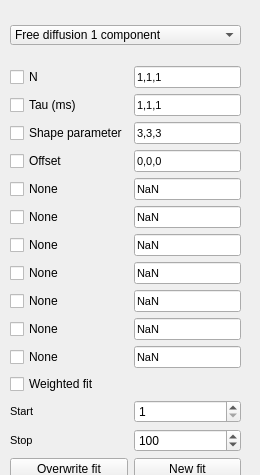
  <widget class="QDockWidget" name="dockWidget_4">
   <property name="enabled">
    <bool>true</bool>
   </property>
   <property name="sizePolicy">
    <sizepolicy hsizetype="Preferred" vsizetype="Maximum">
     <horstretch>0</horstretch>
     <verstretch>0</verstretch>
    </sizepolicy>
   </property>
   <property name="minimumSize">
    <size>
     <width>260</width>
     <height>475</height>
    </size>
   </property>
   <property name="features">
    <set>QDockWidget::DockWidgetFloatable|QDockWidget::DockWidgetMovable</set>
   </property>
   <property name="windowTitle">
    <string>Fit analysis</string>
   </property>
   <attribute name="dockWidgetArea">
    <number>2</number>
   </attribute>
   <widget class="QWidget" name="dockWidgetContents_4">
    <property name="minimumSize">
     <size>
      <width>0</width>
      <height>450</height>
     </size>
    </property>
    <widget class="QWidget" name="verticalLayoutWidget_4">
     <property name="geometry">
      <rect>
       <x>10</x>
       <y>10</y>
       <width>231</width>
       <height>487</height>
      </rect>
     </property>
     <layout class="QVBoxLayout" name="verticalLayout_8" stretch="0,0">
      <item>
       <widget class="QComboBox" name="fitModel_dropdown">
        <property name="sizePolicy">
         <sizepolicy hsizetype="Preferred" vsizetype="Fixed">
          <horstretch>0</horstretch>
          <verstretch>0</verstretch>
         </sizepolicy>
        </property>
        <property name="maximumSize">
         <size>
          <width>16777215</width>
          <height>20</height>
         </size>
        </property>
        <item>
         <property name="text">
          <string>Free diffusion 1 component</string>
         </property>
        </item>
        <item>
         <property name="text">
          <string>Anomalous diffusion 1 component</string>
         </property>
        </item>
        <item>
         <property name="text">
          <string>Free diffusion circular scanning</string>
         </property>
        </item>
        <item>
         <property name="text">
          <string>Free diffusion 2 components</string>
         </property>
        </item>
        <item>
         <property name="text">
          <string>2 components with afterpulsing</string>
         </property>
        </item>
       </widget>
      </item>
      <item>
       <layout class="QGridLayout" name="gridLayout_9">
        <property name="verticalSpacing">
         <number>6</number>
        </property>
        <item row="2" column="1">
         <widget class="QLineEdit" name="fit2_edit">
          <property name="font">
           <font>
            <pointsize>8</pointsize>
            <weight>50</weight>
            <bold>false</bold>
           </font>
          </property>
          <property name="text">
           <string>3,3,3</string>
          </property>
         </widget>
        </item>
        <item row="8" column="1">
         <widget class="QLineEdit" name="fit8_edit">
          <property name="font">
           <font>
            <pointsize>8</pointsize>
            <weight>50</weight>
            <bold>false</bold>
           </font>
          </property>
          <property name="text">
           <string>NaN</string>
          </property>
         </widget>
        </item>
        <item row="13" column="0">
         <widget class="QLabel" name="fitstop_label">
          <property name="text">
           <string>&lt;html&gt;&lt;head/&gt;&lt;body&gt;&lt;p&gt;&lt;span style=&quot; font-size:8pt;&quot;&gt;Stop&lt;/span&gt;&lt;/p&gt;&lt;/body&gt;&lt;/html&gt;</string>
          </property>
         </widget>
        </item>
        <item row="12" column="0">
         <widget class="QLabel" name="fitstart_label">
          <property name="text">
           <string>&lt;html&gt;&lt;head/&gt;&lt;body&gt;&lt;p&gt;&lt;span style=&quot; font-size:8pt;&quot;&gt;Start&lt;/span&gt;&lt;/p&gt;&lt;/body&gt;&lt;/html&gt;</string>
          </property>
         </widget>
        </item>
        <item row="5" column="0">
         <widget class="QCheckBox" name="fit5_checkBox">
          <property name="text">
           <string>None</string>
          </property>
         </widget>
        </item>
        <item row="0" column="1">
         <widget class="QLineEdit" name="fit0_edit">
          <property name="font">
           <font>
            <pointsize>8</pointsize>
            <weight>50</weight>
            <bold>false</bold>
           </font>
          </property>
          <property name="contextMenuPolicy">
           <enum>Qt::DefaultContextMenu</enum>
          </property>
          <property name="text">
           <string>1,1,1</string>
          </property>
         </widget>
        </item>
        <item row="7" column="1">
         <widget class="QLineEdit" name="fit7_edit">
          <property name="font">
           <font>
            <pointsize>8</pointsize>
            <weight>50</weight>
            <bold>false</bold>
           </font>
          </property>
          <property name="text">
           <string>NaN</string>
          </property>
         </widget>
        </item>
        <item row="14" column="0">
         <widget class="QPushButton" name="overwriteFit_button">
          <property name="text">
           <string>Overwrite fit</string>
          </property>
          <property name="iconSize">
           <size>
            <width>0</width>
            <height>0</height>
           </size>
          </property>
         </widget>
        </item>
        <item row="1" column="1">
         <widget class="QLineEdit" name="fit1_edit">
          <property name="font">
           <font>
            <pointsize>8</pointsize>
            <weight>50</weight>
            <bold>false</bold>
           </font>
          </property>
          <property name="text">
           <string>1,1,1</string>
          </property>
         </widget>
        </item>
        <item row="7" column="0">
         <widget class="QCheckBox" name="fit7_checkBox">
          <property name="text">
           <string>None</string>
          </property>
         </widget>
        </item>
        <item row="5" column="1">
         <widget class="QLineEdit" name="fit5_edit">
          <property name="font">
           <font>
            <pointsize>8</pointsize>
            <weight>50</weight>
            <bold>false</bold>
           </font>
          </property>
          <property name="text">
           <string>NaN</string>
          </property>
         </widget>
        </item>
        <item row="14" column="1">
         <widget class="QPushButton" name="newFit_button">
          <property name="text">
           <string>New fit</string>
          </property>
         </widget>
        </item>
        <item row="6" column="0">
         <widget class="QCheckBox" name="fit6_checkBox">
          <property name="text">
           <string>None</string>
          </property>
         </widget>
        </item>
        <item row="8" column="0">
         <widget class="QCheckBox" name="fit8_checkBox">
          <property name="text">
           <string>None</string>
          </property>
         </widget>
        </item>
        <item row="4" column="1">
         <widget class="QLineEdit" name="fit4_edit">
          <property name="font">
           <font>
            <pointsize>8</pointsize>
            <weight>50</weight>
            <bold>false</bold>
           </font>
          </property>
          <property name="text">
           <string>NaN</string>
          </property>
         </widget>
        </item>
        <item row="3" column="1">
         <widget class="QLineEdit" name="fit3_edit">
          <property name="font">
           <font>
            <pointsize>8</pointsize>
            <weight>50</weight>
            <bold>false</bold>
           </font>
          </property>
          <property name="text">
           <string>0,0,0</string>
          </property>
         </widget>
        </item>
        <item row="4" column="0">
         <widget class="QCheckBox" name="fit4_checkBox">
          <property name="text">
           <string>None</string>
          </property>
         </widget>
        </item>
        <item row="6" column="1">
         <widget class="QLineEdit" name="fit6_edit">
          <property name="font">
           <font>
            <pointsize>8</pointsize>
            <weight>50</weight>
            <bold>false</bold>
           </font>
          </property>
          <property name="text">
           <string>NaN</string>
          </property>
         </widget>
        </item>
        <item row="9" column="1">
         <widget class="QLineEdit" name="fit9_edit">
          <property name="font">
           <font>
            <pointsize>8</pointsize>
            <weight>50</weight>
            <bold>false</bold>
           </font>
          </property>
          <property name="text">
           <string>NaN</string>
          </property>
         </widget>
        </item>
        <item row="9" column="0">
         <widget class="QCheckBox" name="fit9_checkBox">
          <property name="text">
           <string>None</string>
          </property>
         </widget>
        </item>
        <item row="10" column="0">
         <widget class="QCheckBox" name="fit10_checkBox">
          <property name="text">
           <string>None</string>
          </property>
         </widget>
        </item>
        <item row="10" column="1">
         <widget class="QLineEdit" name="fit10_edit">
          <property name="font">
           <font>
            <pointsize>8</pointsize>
            <weight>50</weight>
            <bold>false</bold>
           </font>
          </property>
          <property name="text">
           <string>NaN</string>
          </property>
         </widget>
        </item>
        <item row="1" column="0">
         <widget class="QCheckBox" name="fit1_checkBox">
          <property name="text">
           <string>Tau (ms)</string>
          </property>
         </widget>
        </item>
        <item row="12" column="1">
         <widget class="QSpinBox" name="fitstart_spinBox">
          <property name="minimum">
           <number>1</number>
          </property>
          <property name="maximum">
           <number>999</number>
          </property>
         </widget>
        </item>
        <item row="13" column="1">
         <widget class="QSpinBox" name="fitstop_spinBox">
          <property name="minimum">
           <number>1</number>
          </property>
          <property name="maximum">
           <number>10000</number>
          </property>
          <property name="value">
           <number>100</number>
          </property>
         </widget>
        </item>
        <item row="0" column="0">
         <widget class="QCheckBox" name="fit0_checkBox">
          <property name="text">
           <string>N</string>
          </property>
         </widget>
        </item>
        <item row="3" column="0">
         <widget class="QCheckBox" name="fit3_checkBox">
          <property name="text">
           <string>Offset</string>
          </property>
         </widget>
        </item>
        <item row="2" column="0">
         <widget class="QCheckBox" name="fit2_checkBox">
          <property name="text">
           <string>Shape parameter</string>
          </property>
         </widget>
        </item>
        <item row="11" column="0">
         <widget class="QCheckBox" name="fitweighted_checkBox">
          <property name="text">
           <string>Weighted fit</string>
          </property>
         </widget>
        </item>
       </layout>
      </item>
     </layout>
    </widget>
   </widget>
  </widget>
